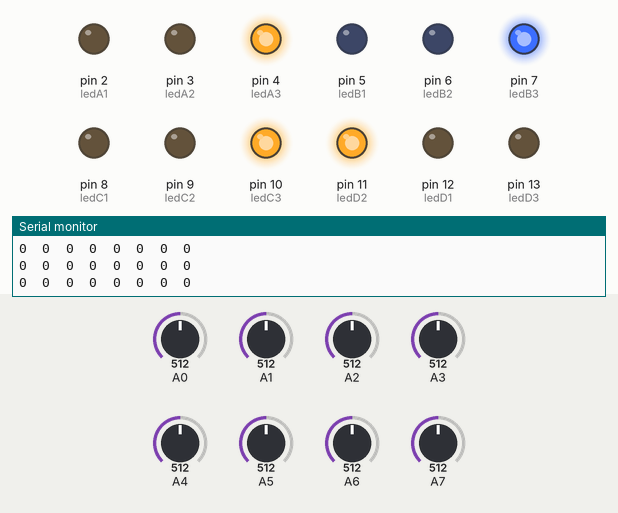
Bench run of a sketch on a simulated Arduino Nano, built with avr-gcc and run on an emulated ATmega328P. On the bench: output pins drawn as LEDs (lit = HIGH), the last lines printed to the serial monitor. The test bench sets the inputs (shaded band); at power-on: A0 = 512, A1 = 512, A2 = 512, A3 = 512, A4 = 512, A5 = 512, A6 = 512, A7 = 512.

Above: at 21.8 s.
21.9 s: A0 set to 409
At 22.3 s:
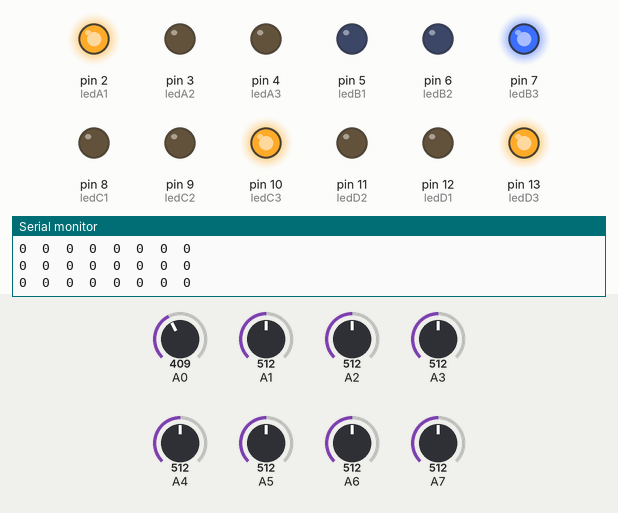
27.4 s: A0 set to 382
34.5 s: A0 set to 410
At 43.3 s:
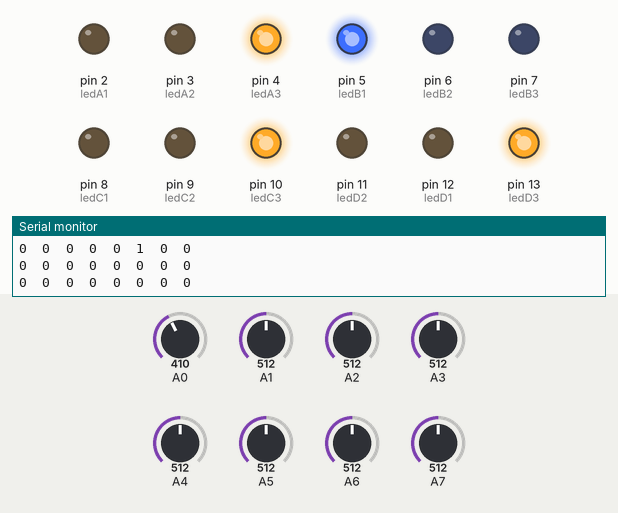
44.5 s: A0 set to 390
At 55.2 s:
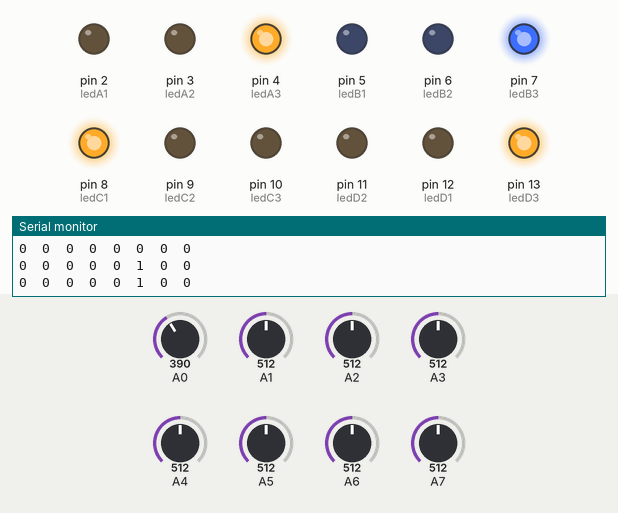
Timing chart, 0 to 55.5 s (numbered marks = the images above; inputs shaded):
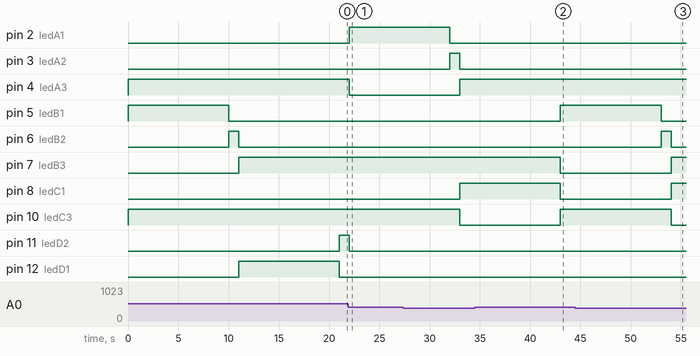

The sketch:

Traffic_Control_System_v1.1.ino
```cpp
#define ledA1 2
#define ledA2 3
#define ledA3 4

#define ledB1 5
#define ledB2 6
#define ledB3 7

#define ledC1 8
#define ledC2 9
#define ledC3 10

#define ledD1 12
#define ledD2 11
#define ledD3 13

int a1, a2, b1, b2, c1, c2, d1, d2;
char next_lane = 'b';

void setup() {

  Serial.begin(9600);

  pinMode(ledA1, OUTPUT);
  pinMode(ledA2, OUTPUT);
  pinMode(ledA3, OUTPUT);

  pinMode(ledB1, OUTPUT);
  pinMode(ledB2, OUTPUT);
  pinMode(ledB3, OUTPUT);

  pinMode(ledC1, OUTPUT);
  pinMode(ledC2, OUTPUT);
  pinMode(ledC3, OUTPUT);

  pinMode(ledD1, OUTPUT);
  pinMode(ledD2, OUTPUT);
  pinMode(ledD3, OUTPUT);


}

void loop() {

  readSensor();
  //normal operation
  if (!a1 and !a2 and !b1 and !b2 and !c1 and !c2 and !d1 and !d2 and next_lane == 'b'){
    roadBopen(false);
    next_lane = 'd';
  }
  else if (!a1 and !a2 and !b1 and !b2 and !c1 and !c2 and !d1 and !d2 and next_lane == 'd'){
    roadDopen(false);
    next_lane = 'a';
  }
  else if (!a1 and !a2 and !b1 and !b2 and !c1 and !c2 and !d1 and !d2 and next_lane == 'a'){
    roadAopen(false);
    next_lane = 'c';
  }
  else if (!a1 and !a2 and !b1 and !b2 and !c1 and !c2 and !d1 and !d2 and next_lane == 'c'){
    roadCopen(false);
    next_lane = 'b';
  }

  //when one lane is occupied
  else if((a1 or a2) and !b1 and !b2 and !c1 and !c2 and !d1 and !d2){
    roadAopen(true);
    next_lane = 'c';
  }
  else if(!a1 and !a2 and (b1 or b2) and !c1 and !c2 and !d1 and !d2){
    roadBopen(true);
    next_lane = 'd';
  }
  else if(!a1 and !a2 and !b1 and !b2 and (c1 or c2) and !d1 and !d2){
    roadCopen(true);
    next_lane = 'b';
  }
  else if(!a1 and !a2 and !b1 and !b2 and !c1 and !c2 and (d1 or d2)){
    roadDopen(true);
    next_lane = 'a';
  }

  //when 2 lanes detect vehicle
  else if((a1 or a2) and (b1 or b2) and !c1 and !c2 and !d1 and !d2){
    roadAopen(false);
    //ab
    if((a1 or a2) and (b1 or b2) and !c1 and !c2 and !d1 and !d2){
      roadBopen(false);
    }
    next_lane = 'd';
  }
  else if(!a1 and !a2 and (b1 or b2) and (c1 or c2) and !d1 and !d2){
    roadBopen(false);
    //bc
    if(!a1 and !a2 and (b1 or b2) and (c1 or c2) and !d1 and !d2){
      roadCopen(false);
    }
    next_lane = 'b';
  }
  //ca
  else if((a1 or a2) and !b1 and !b2 and (c1 or c2) and !d1 and !d2){
    roadCopen(false);
    if((a1 or a2) and !b1 and !b2 and (c1 or c2) and !d1 and !d2){
      roadAopen(false);
    }
    next_lane = 'c';
  }
  //bd
  else if(!a1 and !a2 and (b1 or b2) and !c1 and !c2 and (d1 or d2)){
    roadDopen(false);
    if(!a1 and !a2 and (b1 or b2) and !c1 and !c2 and (d1 or d2)){
      roadBopen(false);
    }
    next_lane = 'd';
  }
  //ad
  else if((a1 or a2) and !b1 and !b2 and !c1 and !c2 and (d1 or d2)){
    roadDopen(false);
    if((a1 or a2) and !b1 and !b2 and !c1 and !c2 and (d1 or d2)){
      roadAopen(false);
    }
    next_lane = 'c';
  }
  //dc
  else if(!a1 and !a2 and !b1 and !b2 and (c1 or c2) and (d1 or d2)){
    roadDopen(false);
    if(!a1 and !a2 and !b1 and !b2 and (c1 or c2) and (d1 or d2)){
      roadCopen(false);
    }
    next_lane = 'b';
  }
}

void readSensor()
{
  a1 = analogRead(A7);
  a2 = analogRead(A6);
  b1 = analogRead(A4);
  b2 = analogRead(A5);
  c1 = analogRead(A1);
  c2 = analogRead(A0);
  d1 = analogRead(A3);
  d2 = analogRead(A2);

  if (a1 < 400) a1 = 1; else a1 = 0; if (a2 < 400) a2 = 1; else a2 = 0;
  if (b1 < 400) b1 = 1; else b1 = 0; if (b2 < 400) b2 = 1; else b2 = 0;
  if (c1 < 400) c1 = 1; else c1 = 0; if (c2 < 400) c2 = 1; else c2 = 0;
  if (d1 < 400) d1 = 1; else d1 = 0; if (d2 < 400) d2 = 1; else d2 = 0;

  Serial.print(a1);
  Serial.print("\t");
  Serial.print(a2);
  Serial.print("\t");
  Serial.print(b1);
  Serial.print("\t");
  Serial.print(b2);
  Serial.print("\t");
  Serial.print(c1);
  Serial.print("\t");
  Serial.print(c2);
  Serial.print("\t");
  Serial.print(d1);
  Serial.print("\t");
  Serial.print(d2);
  Serial.println("\t");

}

void roadAopen(bool shift)
{
  digitalWrite(ledA3, LOW);

  digitalWrite(ledA1, HIGH);
  digitalWrite(ledB3, HIGH);
  digitalWrite(ledC3, HIGH);
  digitalWrite(ledD3, HIGH);
  delay(10000);
  digitalWrite(ledA1, LOW);
  if(!shift){
    digitalWrite(ledA2, HIGH);
    delay(1000);
    digitalWrite(ledA2, LOW);
  }
  readSensor();
}

void roadBopen(bool shift)
{
  digitalWrite(ledB3, LOW);

  digitalWrite(ledA3, HIGH);
  digitalWrite(ledB1, HIGH);
  digitalWrite(ledC3, HIGH);
  digitalWrite(ledD3, HIGH);
  delay(10000);
  digitalWrite(ledB1, LOW);
  if(!shift){
    digitalWrite(ledB2, HIGH);
    delay(1000);
    digitalWrite(ledB2, LOW);
  }
  readSensor();
}

void roadCopen(bool shift)
{
  digitalWrite(ledC3, LOW);

  digitalWrite(ledA3, HIGH);
  digitalWrite(ledB3, HIGH);
  digitalWrite(ledC1, HIGH);
  digitalWrite(ledD3, HIGH);
  delay(10000);
  digitalWrite(ledC1, LOW);
  if(!shift){
    digitalWrite(ledC2, HIGH);
    delay(1000);
    digitalWrite(ledC2, LOW);
  }
  readSensor();
}

void roadDopen(bool shift)
{
  digitalWrite(ledD3, LOW);

  digitalWrite(ledA3, HIGH);
  digitalWrite(ledB3, HIGH);
  digitalWrite(ledC3, HIGH);
  digitalWrite(ledD1, HIGH);
  delay(10000);
  digitalWrite(ledD1, LOW);
  if(!shift){
    digitalWrite(ledD2, HIGH);
    delay(1000);
    digitalWrite(ledD2, LOW);
  }
  readSensor();
}
```

Measured:
- after the input at 34.5 s, pin 5 (ledB1), pin 10 (ledC3): LOW → HIGH after 8.5 s; pin 7 (ledB3), pin 8 (ledC1): HIGH → LOW after 8.5 s
- after the input at 44.5 s, pin 8 (ledC1): LOW → HIGH after 9.5 s; pin 10 (ledC3): HIGH → LOW after 9.5 s; pin 12 (ledD1): stays LOW (without the input it goes to HIGH after 9.5 s); pin 13 (ledD3): stays HIGH (without the input it goes to LOW after 9.5 s)
